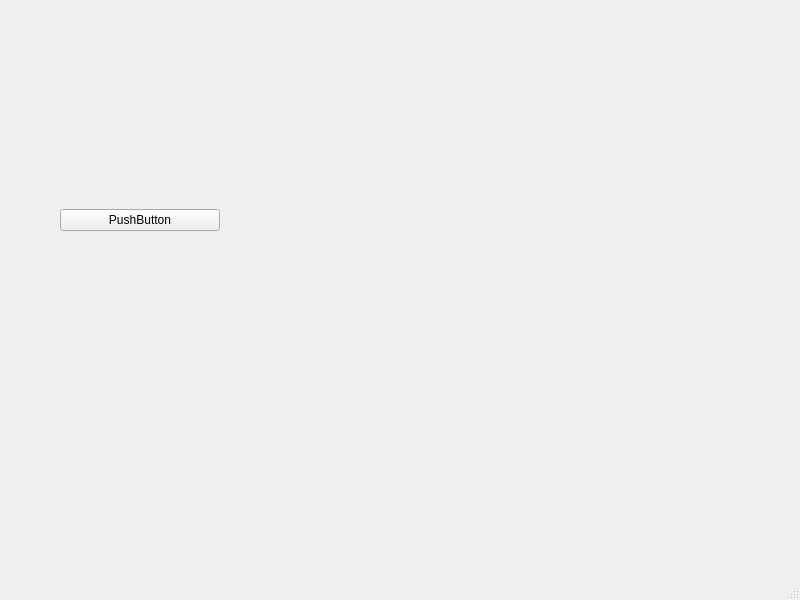
<?xml version="1.0" encoding="UTF-8"?>
<ui version="4.0">
 <class>MainWindow</class>
 <widget class="QMainWindow" name="MainWindow">
  <property name="geometry">
   <rect>
    <x>0</x>
    <y>0</y>
    <width>800</width>
    <height>600</height>
   </rect>
  </property>
  <property name="windowTitle">
   <string>MainWindow</string>
  </property>
  <widget class="QWidget" name="centralwidget">
   <widget class="QWidget" name="verticalLayoutWidget">
    <property name="geometry">
     <rect>
      <x>60</x>
      <y>180</y>
      <width>160</width>
      <height>80</height>
     </rect>
    </property>
    <layout class="QVBoxLayout" name="verticalLayout">
     <item>
      <widget class="QPushButton" name="pushButton">
       <property name="text">
        <string>PushButton</string>
       </property>
      </widget>
     </item>
    </layout>
   </widget>
  </widget>
  <widget class="QMenuBar" name="menubar">
   <property name="geometry">
    <rect>
     <x>0</x>
     <y>0</y>
     <width>800</width>
     <height>17</height>
    </rect>
   </property>
  </widget>
  <widget class="QStatusBar" name="statusbar"/>
 </widget>
 <resources/>
 <connections/>
</ui>
